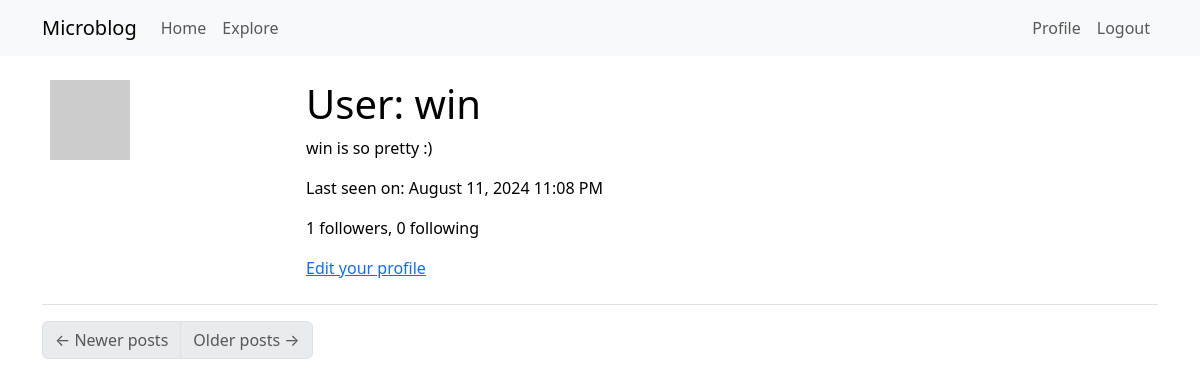
The app's page /user/win (signed in), older data.
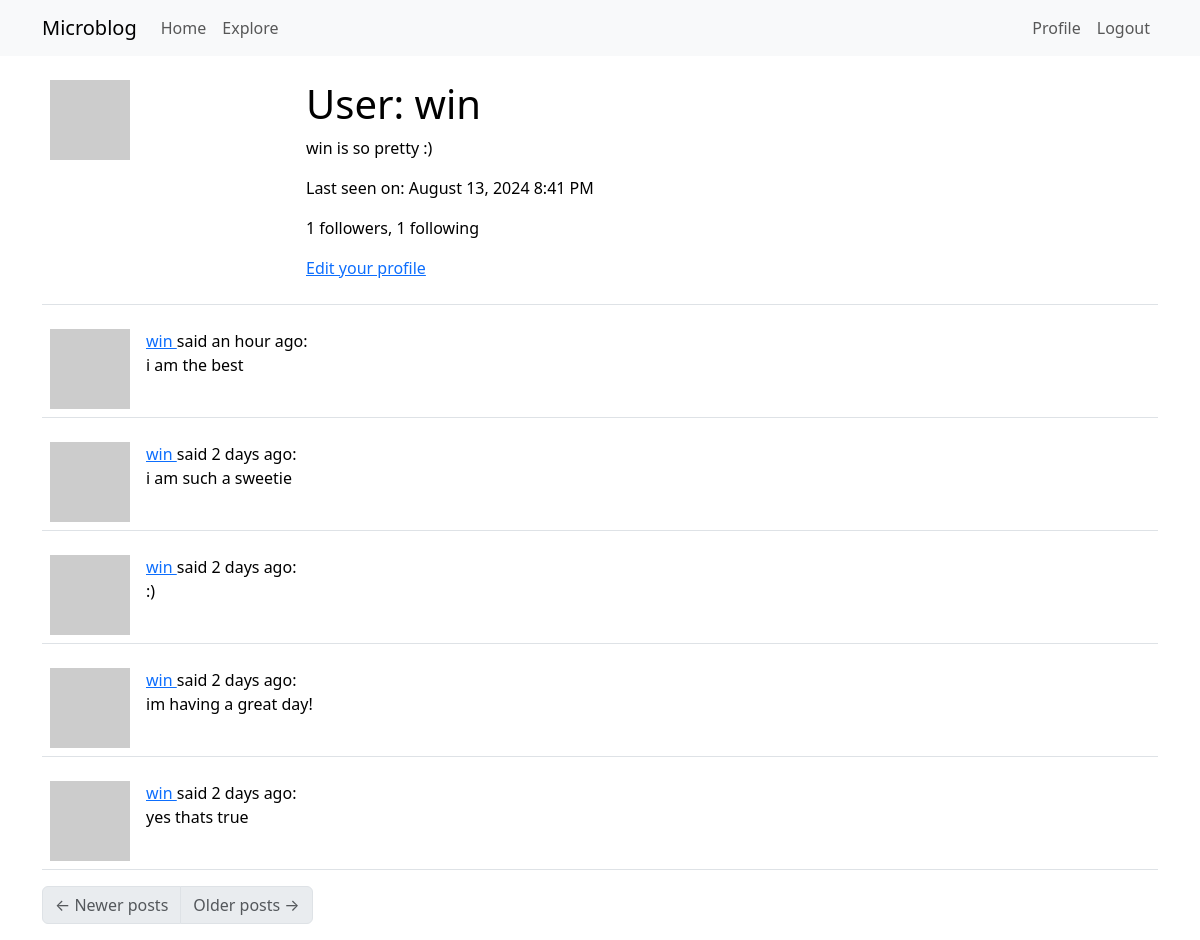
The same page, newer data.
### app/models.py (models this page shows, shortened)
class User(UserMixin, db.Model):
    id: so.Mapped[int] = so.mapped_column(primary_key=True)
    username: so.Mapped[str] = so.mapped_column(sa.String(64), index=True, unique=True)
    email: so.Mapped[str] = so.mapped_column(sa.String(120), index=True, unique=True)
    password_hash: so.Mapped[Optional[str]] = so.mapped_column(sa.String(256))
    posts: so.WriteOnlyMapped['Post'] = so.relationship(back_populates='author')
    about_me: so.Mapped[Optional[str]] = so.mapped_column(sa.String(140))
    last_seen: so.Mapped[Optional[datetime]] = so.mapped_column(default=lambda: datetime.now(timezone.utc))
    following: so.WriteOnlyMapped['User'] = so.relationship(
        secondary=followers, primaryjoin=(followers.c.follower_id == id),
        secondaryjoin=(followers.c.followed_id == id),
        back_populates='followers')
    followers: so.WriteOnlyMapped['User'] = so.relationship(
        secondary=followers, primaryjoin=(followers.c.followed_id == id),
        secondaryjoin=(followers.c.follower_id == id),
        back_populates='following')
    def avatar(self, size):
        digest = md5(self.email.lower().encode('utf-8')).hexdigest()
        return f'https://www.gravatar.com/avatar/{digest}?d=identicon&s={size}'
    def followers_count(self):
        query = sa.select(sa.func.count()).select_from(
            self.followers.select().subquery())
        return db.session.scalar(query)
    def following_count(self):
        query = sa.select(sa.func.count()).select_from(
            self.following.select().subquery())
        return db.session.scalar(query)

class Post(db.Model):
    id: so.Mapped[int] = so.mapped_column(primary_key=True)
    body: so.Mapped[str] = so.mapped_column(sa.String(140))
    timestamp: so.Mapped[datetime] = so.mapped_column(
        index=True, default=lambda: datetime.now(timezone.utc))
    user_id: so.Mapped[int] = so.mapped_column(sa.ForeignKey(User.id),
                                               index=True)
    author: so.Mapped[User] = so.relationship(back_populates='posts')

### app/routes.py (the view)
@app.route('/user/<username>')
@login_required
def user(username):
    user = db.first_or_404(sa.select(User).where(User.username == username))
    page = request.args.get('page', 1, type=int)
    query = user.posts.select().order_by(Post.timestamp.desc())
    posts = db.paginate(query, page=page,
                        per_page=app.config['POSTS_PER_PAGE'],
                        error_out=False)
    next_url = url_for('user', username=user.username, page=posts.next_num) \
        if posts.has_next else None
    prev_url = url_for('user', username=user.username, page=posts.prev_num) \
        if posts.has_prev else None
    form = EmptyForm()
    return render_template('user.html', user=user, posts=posts.items,
                           next_url=next_url, prev_url=prev_url, form=form)

### app/__init__.py (called while the page is built)
def get_locale():
    return 'es'

### app/models.py (called while the page is built)
@login.user_loader
def load_user(id):
    return db.session.get(User, int(id))

### app/routes.py (called while the page is built)
@app.before_request
def before_request():
    if current_user.is_authenticated:
        current_user.last_seen = datetime.now(timezone.utc)
        db.session.commit()
        g.locale = str(get_locale())

### app/templates/user.html (shortened to what this page needs)
{% extends "base.html" %}
{% block content %}
    <table class="table table-hover">
        <tr>
            <td width="256px"><img src="{{ user.avatar(256) }}"></td>
            <td>
                <h1>{{ _('User') }}: {{ user.username }}</h1>
                {% if user.about_me %}<p>{{ user.about_me }}</p>{% endif %}
                {% if user.last_seen %}
                <p>{{ _('Last seen on') }}: {{ moment(user.last_seen).format('LLL') }}</p>
                {% endif %}
                <p>{{ _('%(count)d followers', count=user.followers_count()) }}, {{ _('%(count)d following', count=user.following_count()) }}</p>
                {% if user == current_user %}
                <p><a href="{{ url_for('edit_profile') }}">{{ _('Edit your profile') }}</a></p>
                {% endif %}
            </td>
        </tr>
    </table>
    {% for post in posts %}
        {% include '_post.html' %}
    {% endfor %}
    <nav aria-label="Post navigation">
        <ul class="pagination">
            <li class="page-item{% if not prev_url %} disabled{% endif %}">
                <a class="page-link" href="{{ prev_url }}">
                    <span aria-hidden="true">&larr;</span> {{ _('Newer posts') }}
                </a>
            </li>
            <li class="page-item{% if not next_url %} disabled{% endif %}">
                <a class="page-link" href="{{ next_url }}">
                    {{ _('Older posts') }} <span aria-hidden="true">&rarr;</span>
                </a>
            </li>
        </ul>
    </nav>
{% endblock %}

### app/templates/_post.html (shortened to what this page needs)
<table class="table table-hover">
    <tr>
        <td width="70px">
            <a href="{{ url_for('user', username=post.author.username) }}">
                <img src="{{ post.author.avatar(70) }}" />
            </a>
        </td>
        <td>
            {{ _('%(username)s said %(when)s',
                username=user_link, when=moment(post.timestamp).fromNow()) }}:
            <br>
            {{ post.body }}
        </td>
    </tr>
</table>

Row changes from the older to the newer data that the page shows:
changed User "win": last_seen "August 11, 2024 11:08 PM" → "August 13, 2024 8:41 PM"
added Post: body "i am the best"
added Post: body "i am such a sweetie"
added Post: body ":)"
added Post: body "im having a great day!"
added Post: body "yes thats true"
Text that changed along with them:
text no longer shown: "0 following"
text now shown: "1 following"
